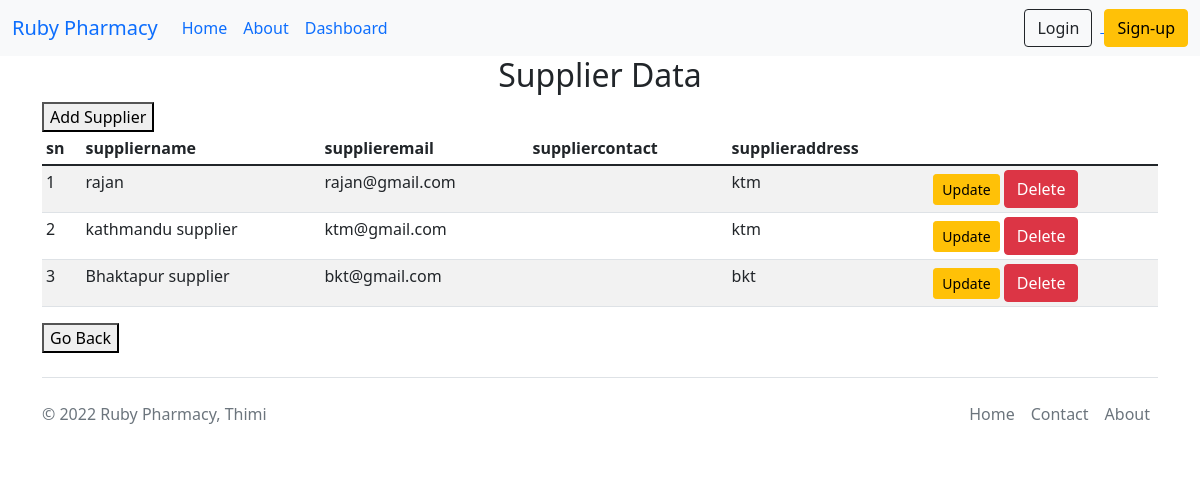
The app's page /supplierdata/, older data.
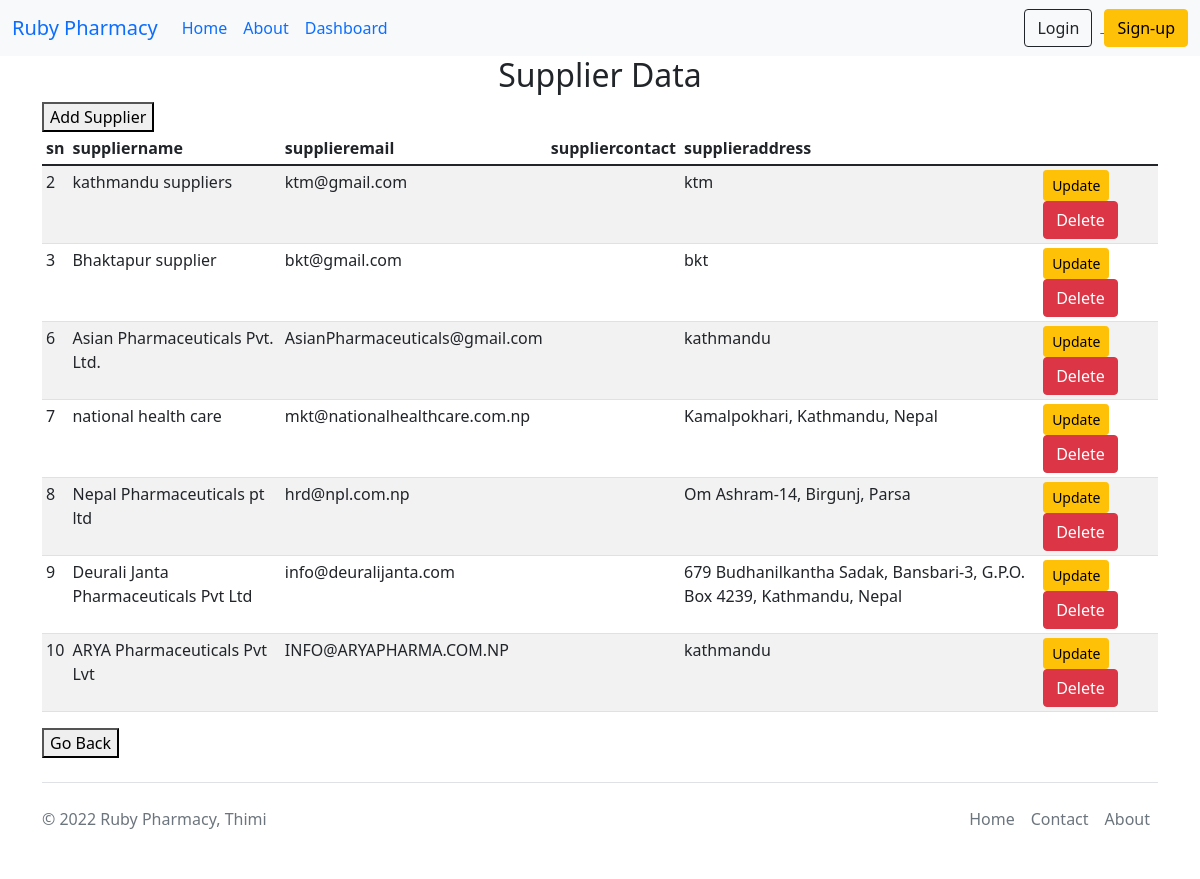
The same page, newer data.
### app/models.py (models this page shows, shortened)
class Supplier(models.Model):
    Suppliername = models.CharField(max_length=100)
    Supplieremail = models.EmailField()
    Suppliercontact = models.BigIntegerField()
    Supplieraddress = models.CharField(max_length=100)

### app/views.py (the view)
# urls.py: path("supplierdata/",views.supplierdata, name = "supplierdata"),
def supplierdata(request):
    data=Supplier.objects.all()
    context={'view':data}
    return render(request,'supplierdata.html',context)

### templates/supplierdata.html (shortened to what this page needs)
{% extends 'base.html' %}
{% load static %}
{% block body %}
  <div class="container">
  <h2 class="text-center">Supplier Data</h2>
  <div class="table-responsive">
    <div class="btn-group me-2">
      <a href="/Supplier">
        <button type="button">Add Supplier</button>
      </a>
    </div>
    <table class="table table-striped table-sm">
      <thead>
        <tr>
          <th scope="col">sn</th>
          <th scope="col">suppliername</th>
          <th scope="col">supplieremail</th>
          <th scope="col">suppliercontact</th>
          <th scope="col">supplieraddress</th>
        </tr>
      </thead>
      <tbody>
        {% for detail in view %}
          <tr>
            <td>{{detail.id}}</td>
            <td>{{detail.Suppliername}}</td>
            <td>{{detail.Supplieremail}}</td>
            <td>{{detail.Supplierontact}}</td>
            <td>{{detail.Supplieraddress}}</td>
            <td>
              <a href="{% url 'supplierupdate' detail.id %}" class="btn btn-warning btn-sm">
                Update
              </a>
              <form action="{% url 'deletesupplier' detail.id %}" method="post" class="d-inline">{% csrf_token %}
              <input type="submit" class="btn btn-danger" value="Delete">
              </form>
            </td>
          </tr>
        {% endfor %}
      </tbody>
    </table>
  </div>
  <a href="/Dashboard">
    <button type="button">Go Back</button>
  </a>
</div>
{% endblock body %}

### templates/base.html (shortened to what this page needs)
{% load static %}
<!doctype html>
<html lang="en">
  <head>
    <link href="{% static 'css/bootstrap.min.css' %}" rel="stylesheet" >
  </head>
  <body>
   <nav class="navbar navbar-expand-lg bg-light">
    <div class="container-fluid">
      <div class="collapse navbar-collapse" id="navbarTogglerDemo01">
        <a class="navbar-brand  bold" href="/">Ruby Pharmacy</a>
        <ul class="navbar-nav me-auto mb-2 mb-lg-0">
          <li class="nav-item">
            <a class="nav-link active" aria-current="page" href="/">Home</a>
          </li>
          <li class="nav-item">
            <a class="nav-link" href="/About">About</a>
          </li>
            <li class="nav-item">
              <a class="nav-link" href="/Dashboard">Dashboard</a>
            </li>
        <li class="nav-item">
            <a class="nav-link"></a>
          </li>
        </ul>
        <div class="text-end">
        {% if request.user.is_authenticated %}
          <a href="/signout"><button type="button" class="btn btn-outline-dark mx-2">Logout</button></a>
        {% else %}
        <a href="/Login">
          <button type="button" class="btn btn-outline-dark mx-2">Login</button>
          </a>
          <a href="/Register">
          <button type="button" class="btn btn-warning">Sign-up</button>
        </a>
        {% endif %}
        </div>
      </div>
    </div>
  </nav>
  {% block body %}
  {% endblock body %}
 <div class="container">
  <footer class="d-flex flex-wrap justify-content-between align-items-center py-3 my-4 border-top">
    <p class="col-md-4 mb-0 text-muted">&copy; 2022 Ruby Pharmacy, Thimi</p>
    <a href="/" class="col-md-4 d-flex align-items-center justify-content-center mb-3 mb-md-0 me-md-auto link-dark text-decoration-none">
      <svg class="bi me-2" width="40" height="32"><use xlink:href="#bootstrap"/></svg>
    </a>
    <ul class="nav col-md-4 justify-content-end">
      <li class="nav-item"><a href="/" class="nav-link px-2 text-muted">Home</a></li>
      <li class="nav-item"><a href="/Contact" class="nav-link px-2 text-muted">Contact</a></li>
      <li class="nav-item"><a href="/About" class="nav-link px-2 text-muted">About</a></li>
    </ul>
  </footer>
</div>
  </body>
</html>

Row changes from the older to the newer data that the page shows:
removed Supplier: id "1", Suppliername "rajan", Supplieremail "rajan@gmail.com", Supplieraddress "ktm"
changed Supplier "ktm@gmail.com": Suppliername "kathmandu supplier" → "kathmandu suppliers"
added Supplier: id "6", Suppliername "Asian Pharmaceuticals Pvt. Ltd.", Supplieremail "AsianPharmaceuticals@gmail.com", Supplieraddress "kathmandu"
added Supplier: id "7", Suppliername "national health care", Supplieremail "mkt@nationalhealthcare.com.np", Supplieraddress "Kamalpokhari, Kathmandu, Nepal"
added Supplier: id "8", Suppliername "Nepal Pharmaceuticals pt ltd", Supplieremail "hrd@npl.com.np", Supplieraddress "Om Ashram-14, Birgunj, Parsa"
added Supplier: id "9", Suppliername "Deurali Janta Pharmaceuticals Pvt Ltd", Supplieremail "info@deuralijanta.com", Supplieraddress "679 Budhanilkantha Sadak, Bansbari-3, G.P.O. Box 4239, Kathmandu, Nepal"
added Supplier: id "10", Suppliername "ARYA Pharmaceuticals Pvt Lvt", Supplieremail "INFO@ARYAPHARMA.COM.NP", Supplieraddress "kathmandu"
